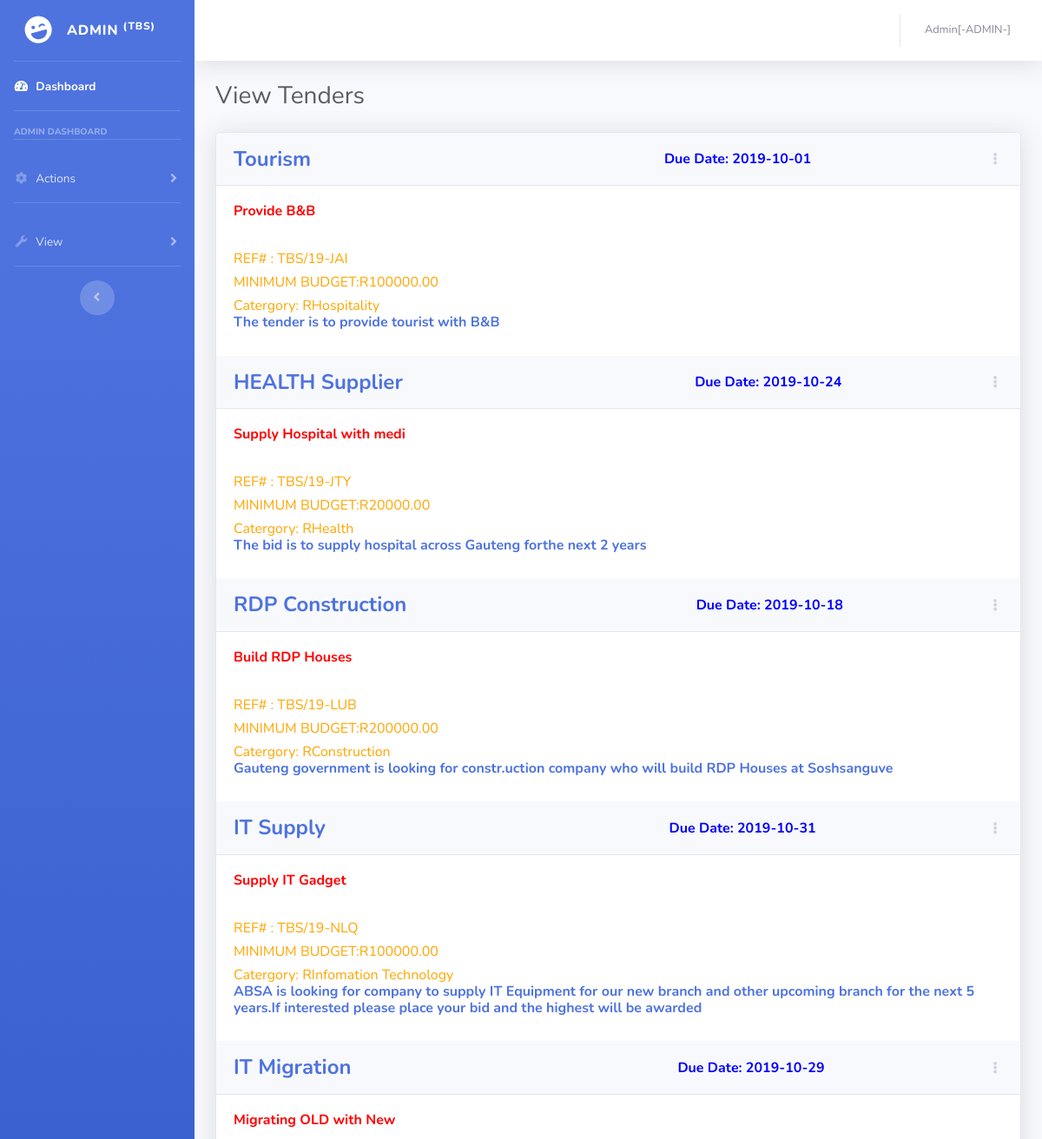
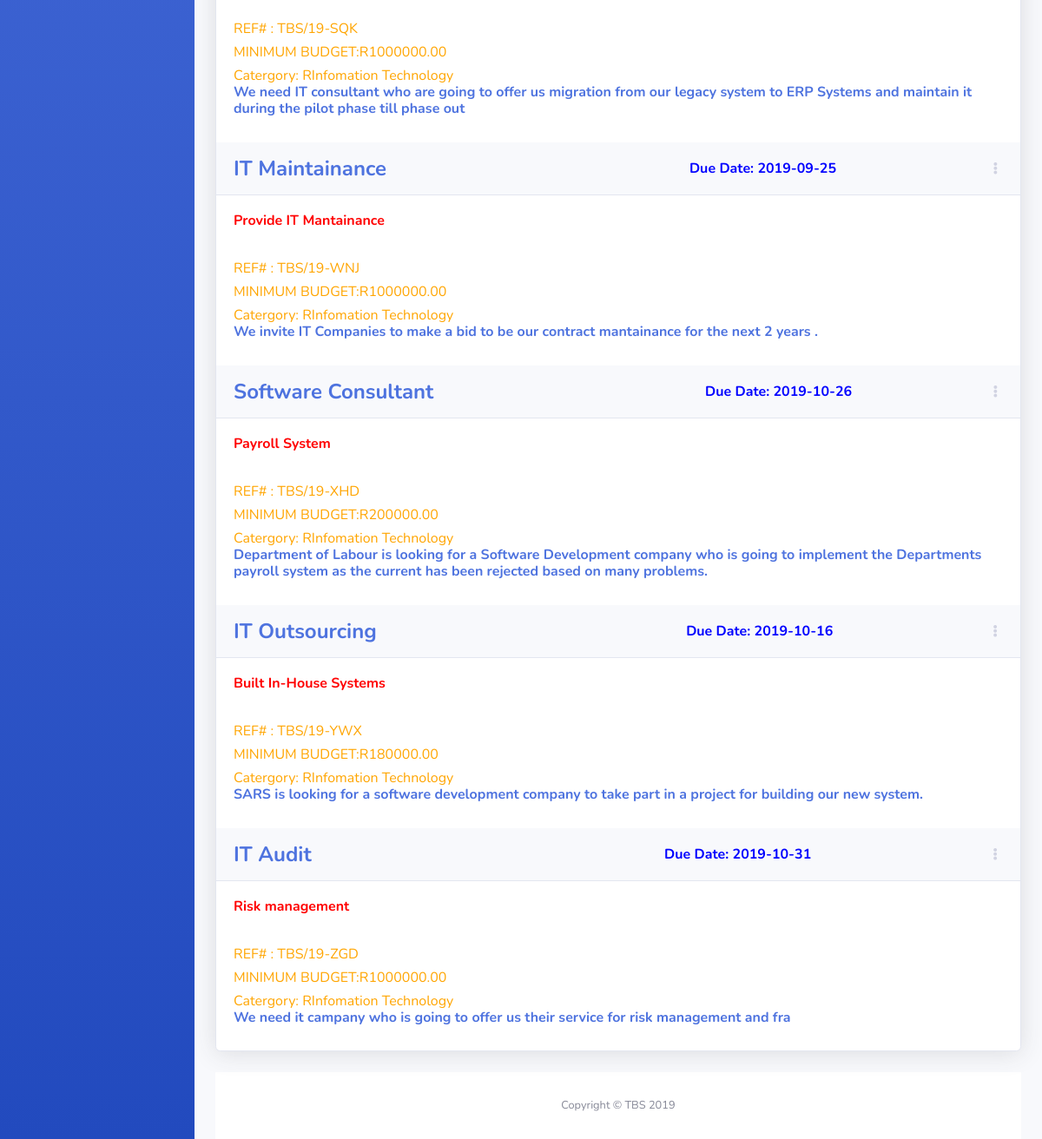
Page /tenders.php (signed in) on the committed database (2 pictures, top to bottom).
### tables this page shows
CREATE TABLE `tender` (
  `tenderId` varchar(15) NOT NULL,
  `tender_title` varchar(20) NOT NULL,
  `short_description` varchar(50) NOT NULL,
  `full_description` varchar(300) NOT NULL,
  `category` varchar(50) NOT NULL,
  `due_date` varchar(10) NOT NULL,
  `min_budget` double(10,2) NOT NULL,
  `max_budget` double(10,2) NOT NULL,
  `admin_id` int(10) NOT NULL
);

### tenders.php (the view, shortened to what this page needs)
<?php
include("connection.php");
$username = $_SESSION['username'];
?>
<!DOCTYPE html>
<html lang="en">
<head>
  <link href="vendor/fontawesome-free/css/all.min.css" rel="stylesheet" type="text/css">
  <link href="css/sb-admin-2.min.css" rel="stylesheet">
</head>
<body id="page-top">
  <div id="wrapper">
    <ul class="navbar-nav bg-gradient-primary sidebar sidebar-dark accordion" id="accordionSidebar">
      <a class="sidebar-brand d-flex align-items-center justify-content-center" href="index.html">
        <div class="sidebar-brand-icon rotate-n-15">
          <i class="fas fa-laugh-wink"></i>
        </div>
        <div class="sidebar-brand-text mx-3">ADMIN <sup>(TBS)</sup></div>
      </a>
      <hr class="sidebar-divider my-0">
      <li class="nav-item active">
        <a class="nav-link" href="adminReports.php">
          <i class="fas fa-fw fa-tachometer-alt"></i>
          <span>Dashboard</span></a>
      </li>
      <hr class="sidebar-divider">
      <div class="sidebar-heading">
       Admin Dashboard
      </div>
      <hr class="sidebar-divider">
      <li class="nav-item">
        <a class="nav-link collapsed" href="#" data-toggle="collapse" data-target="#collapseTwo" aria-expanded="true" aria-controls="collapseTwo">
          <i class="fas fa-fw fa-cog"></i>
          <span>Actions</span>
        </a>
      </li>
  <hr class="sidebar-divider">
      <li class="nav-item">
        <a class="nav-link collapsed" href="#" data-toggle="collapse" data-target="#collapseUtilities" aria-expanded="true" aria-controls="collapseUtilities">
          <i class="fas fa-fw fa-wrench"></i>
          <span>View</span>
        </a>
      </li>
      <hr class="sidebar-divider d-none d-md-block">
      <div class="text-center d-none d-md-inline">
        <button class="rounded-circle border-0" id="sidebarToggle"></button>
      </div>
    </ul>
    <div id="content-wrapper" class="d-flex flex-column">
      <div id="content">
        <nav class="navbar navbar-expand navbar-light bg-white topbar mb-4 static-top shadow">
          <ul class="navbar-nav ml-auto">
            <li class="nav-item dropdown no-arrow">
              <a class="nav-link dropdown-toggle" href="#" id="userDropdown" role="button" data-toggle="dropdown" aria-haspopup="true" aria-expanded="false">
                <span class="mr-2 d-none d-lg-inline text-gray-600 small"><?php echo $username."[-ADMIN-]" ?></span>
              </a>
            </li>
          </ul>
        </nav>
        <div class="container-fluid">
          <div class="d-sm-flex align-items-center justify-content-between mb-4">
            <h1 class="h3 mb-0 text-gray-800">View Tenders</h1>
          </div>
          <div class="row">
          <div class="col-lg-12">
<div class="card shadow mb-4">
  <?php
      $sql = "SELECT * FROM tender ";
      $res = mysqli_query($con,$sql);
      while($row = mysqli_fetch_array($res))
      {
         $id = $row['tenderId'];
         $title = $row['tender_title'];
         $date = $row['due_date'];
         $desc = $row['short_description'];
         $desc2 = $row['full_description'];
         $catergory = $row['category'];
         $min = $row['min_budget'];
  ?>
  <div class="card-header py-3 d-flex flex-row align-items-center justify-content-between">
    <h4 class="m-0 font-weight-bold text-primary"><?php echo $title?></h4><br>
    <span style="color:blue;font-weight:bold; ">Due Date: <?php echo $date;?></span>
    <div class="dropdown no-arrow">
      <a class="dropdown-toggle" href="#" role="button" id="dropdownMenuLink" data-toggle="dropdown" aria-haspopup="true" aria-expanded="false">
        <i class="fas fa-ellipsis-v fa-sm fa-fw text-gray-400"></i>
      </a>
    </div>
  </div>
  <div class="card-body">
     <h6 style="color:red;font-weight:bold"><?php echo $desc;?><h6>
     <br>
     <h6 style="color:orange;">REF# : <?php echo $id;?><h6>
     <h6 style="color:orange;">MINIMUM BUDGET:R<?php echo $min;?><h6>
     <h6 style="color:orange;">Catergory: R<?php echo $catergory; ?>
     <br>
     <p class="m-0 font-weight-bold text-primary"><?php echo $desc2; ?></p>
  </div>
  <?php
   }
?>
</div>
        </div>
      </div>
      <footer class="sticky-footer bg-white">
        <div class="container my-auto">
          <div class="copyright text-center my-auto">
            <span>Copyright &copy; TBS 2019</span>
          </div>
        </div>
      </footer>
    </div>
  </div>
</body>
</html>

### rows in the picture
tender: tender_title "Tourism", due_date "2019-10-01", short_description "Provide B&B", tenderId "TBS/19-JAI", min_budget "100000.00", category "Hospitality", full_description "The tender is to provide tourist with B&B"
tender: tender_title "HEALTH Supplier", due_date "2019-10-24", short_description "Supply Hospital with medi", tenderId "TBS/19-JTY", min_budget "20000.00", category "Health", full_description "The bid is to supply hospital across Gauteng forthe next 2 years"
tender: tender_title "RDP Construction", due_date "2019-10-18", short_description "Build RDP Houses", tenderId "TBS/19-LUB", min_budget "200000.00", category "Construction", full_description "Gauteng government is looking for constr.uction company who will build RDP Houses at Soshsanguve"
tender: tender_title "IT Supply", due_date "2019-10-31", short_description "Supply IT Gadget", tenderId "TBS/19-NLQ", min_budget "100000.00", category "Infomation Technology", full_description "ABSA is looking for company to supply IT Equipment for our new branch and other upcoming branch for the next 5 years.If interested please place your bid and the highest will be awarded"
tender: tender_title "IT Migration", due_date "2019-10-29", short_description "Migrating OLD with New", tenderId "TBS/19-SQK", min_budget "1000000.00", category "Infomation Technology", full_description "We need IT consultant who are going to offer us migration from our legacy system to ERP Systems and maintain it during the pilot phase till phase out"
tender: tender_title "IT Maintainance", due_date "2019-09-25", short_description "Provide IT Mantainance", tenderId "TBS/19-WNJ", min_budget "1000000.00", category "Infomation Technology", full_description "We invite IT Companies to make a bid to be our contract mantainance for the next 2 years ."
tender: tender_title "Software Consultant", due_date "2019-10-26", short_description "Payroll System", tenderId "TBS/19-XHD", min_budget "200000.00", category "Infomation Technology", full_description "Department of Labour is looking for a Software Development company who is going to implement the Departments payroll system as the current has been rejected based on many problems."
tender: tender_title "IT Outsourcing", due_date "2019-10-16", short_description "Built In-House Systems", tenderId "TBS/19-YWX", min_budget "180000.00", category "Infomation Technology", full_description "SARS is looking for a software development company to take part in a project for building our new system."
tender: tender_title "IT Audit", due_date "2019-10-31", short_description "Risk management", tenderId "TBS/19-ZGD", min_budget "1000000.00", category "Infomation Technology", full_description "We need it campany who is going to offer us their service for risk management and fra"

### other values in the picture
$username "Admin"
